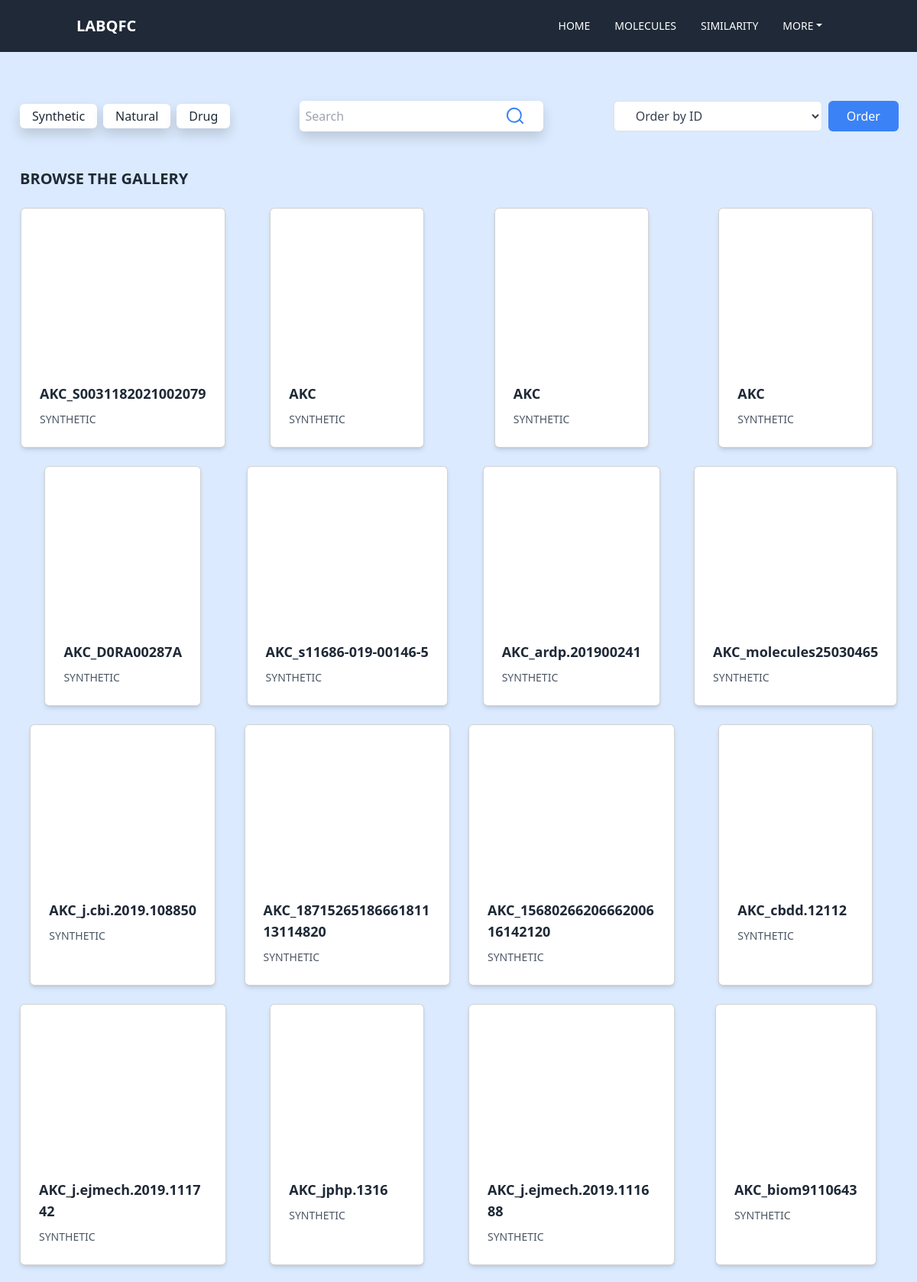
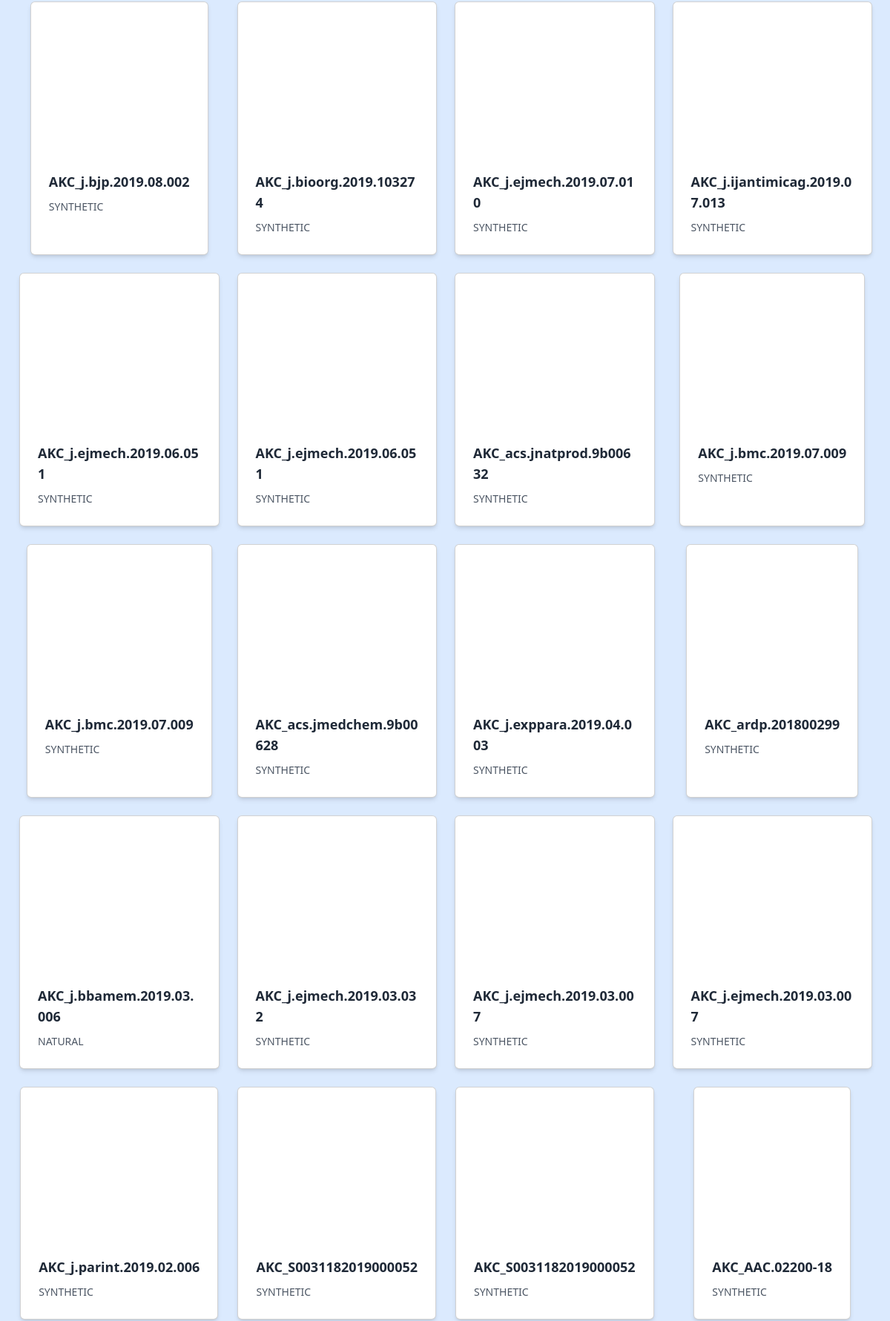
/moleculas/?page=3 (upper part), run on the app's committed database (2 pictures, top to bottom).
### galeria/models.py (models this page shows, shortened)
class similaridade(models.Model):
    OPCOES_CATEGORIA = [
        ("SYNTHETIC", "Synthetic"),
        ("NATURAL", "Natural"),
        ("DRUG", "Drug"),
    ]
    id = models.BigAutoField(auto_created=True, primary_key=True)
    nome = models.CharField(max_length=100, blank=False, default='')
    smile = models.CharField(max_length=300)
    categoria = models.CharField(max_length=100, choices=OPCOES_CATEGORIA, default='')
    sdf = models.FileField(upload_to='sdfs/')
    url = models.URLField(blank=True, null=True)
    observacoes_admin = models.TextField("Observações do Administrador", blank=True, null=True)
    publicada = models.BooleanField(default=False)
    data_mol = models.DateTimeField(default=datetime.now, blank=False)

### galeria/views.py (the view)
# urls.py: path('moleculas/', views.moleculas, name="moleculas"),
def moleculas(request):
    mol_list = similaridade.objects.order_by("id").filter(publicada=True)
    paginator = Paginator(mol_list, 96)  # 96 cards por página
    page_number = request.GET.get('page')
    mol = paginator.get_page(page_number)
    return render(request, 'galeria/moleculas.html',  {"cards": mol})

### Templates/galeria/moleculas.html (shortened to what this page needs)
{% load static %}
<!DOCTYPE html>
<html>
<head>
    <link href="https://cdn.jsdelivr.net/npm/bootstrap@5.3.0-alpha3/dist/css/bootstrap.min.css" rel="stylesheet"
>
    <script src="https://cdn.tailwindcss.com"></script>
</head>
<body class="bg-blue-100">
{% include 'galeria/partials/_menu.html' %}
    <div class="bg-blue-100 py-4 ml-0.5 mt-10">
        <div class="max-w-7xl mx-auto px-6 flex flex-col lg:flex-row justify-between items-center gap-6">
            <div class="flex items-center space-x-4">
                <div class="flex space-x-2">
                    <a href="{% url 'buscar' %}?categoria=Synthetic"
                        class="px-3 py-1 bg-white text-gray-800 rounded-md shadow hover:bg-gray-100">Synthetic</a>
                    <a href="{% url 'buscar' %}?categoria=Natural"
                        class="px-3 py-1 bg-white text-gray-800 rounded-md shadow hover:bg-gray-100">Natural</a>
                    <a href="{% url 'buscar' %}?categoria=Drug"
                        class="px-3 py-1 bg-white text-gray-800 rounded-md shadow hover:bg-gray-100">Drug</a>
                </div>
            </div>
            <div class="flex items-center bg-white shadow rounded-md">
                <form action="{% url 'buscar' %}" class="flex">
                    <input class="p-2 text-gray-800 rounded-l-md focus:outline-none" type="text" name="buscar"
                        placeholder="Search" />
                    <button type="submit" class="px-4 rounded-r-md text-blue-500 hover:text-blue-600">
                        <svg xmlns="http://www.w3.org/2000/svg" class="h-6 w-6" fill="none" viewBox="0 0 24 24"
                            stroke="currentColor">
                            <path stroke-linecap="round" stroke-linejoin="round" stroke-width="2"
                                d="M21 21l-4.35-4.35m0 0a9 9 0 11-12.7-12.7 9 9 0 0112.7 12.7z" />
                        </svg>
                    </button>
                </form>
            </div>
            <form action="{% url 'ordenar_moleculas' %}" method="get" class="flex items-center space-x-2 ml-0.5">
                <select name="ordenacao"
                    class="bg-white border border-gray-300 text-gray-700 h-10 px-4 pr-8 rounded leading-tight focus:outline-none focus:bg-white focus:border-blue-500">
                    <option value="nome">Order by ID</option>
                </select>
                <button type="submit"
                    class="px-4 py-2 bg-blue-500 text-white rounded hover:bg-blue-600 focus:outline-none focus:bg-blue-700">
                    Order
                </button>
            </form>
        </div>
    </div>
    <section class="galeria bg-blue-100 py-4 ml-0.5">
        <div class="max-w-7xl mx-auto px-6">
            <h2 class="text-gray-800 text-xl font-semibold mb-4">BROWSE THE GALLERY</h2>
            <div class="grid grid-cols-1 sm:grid-cols-2 md:grid-cols-3 lg:grid-cols-4 xl:grid-cols-6 gap-6">
                {% if cards %}
                {% for mol in cards %}
                <div class="card bg-white rounded-md shadow-md max-w-xs mx-auto">
                    <a href="{% url 'imagem' mol.id %}">
                        <div id="molViewer_{{ mol.id }}" style="width: 200px; height: 200px; padding-top: 20px;"
                            class="mt-1"></div>
                    </a>
                    <div class="p-4">
                        <p class="text-gray-800 font-semibold text-lg" style="word-break: break-word;">{{ mol.nome }}
                        </p>
                        <div class="flex justify-between items-center mt-2">
                            <p class="text-gray-600 text-sm">{{ mol.categoria }}</p>
                            <img src="{% static '/assets/ícones/1x/favorite_outline.png' %}" alt="ícone de coração"
                                class="w-6 h-6">
                        </div>
                    </div>
                </div>
                {% endfor %}
                {% else %}
                <div class="imagem_texto text-gray-800">
                    <p>Moléculas não encontradas</p>
                </div>
                {% endif %}
            </div>
        </div>
    </section>
</body>
</html>

### data on the page
similaridade: nome "AKC_S0031182021002079", categoria "SYNTHETIC"
similaridade: nome "AKC", categoria "SYNTHETIC"
similaridade: nome "AKC", categoria "SYNTHETIC"
similaridade: nome "AKC", categoria "SYNTHETIC"
similaridade: nome "AKC_D0RA00287A", categoria "SYNTHETIC"
similaridade: nome "AKC_s11686-019-00146-5", categoria "SYNTHETIC"
similaridade: nome "AKC_ardp.201900241", categoria "SYNTHETIC"
similaridade: {{ mol.id }} 200 (drawn), nome "AKC_molecules25030465", categoria "SYNTHETIC"
similaridade: nome "AKC_j.cbi.2019.108850", categoria "SYNTHETIC"
similaridade: nome "AKC_1871526518666181113114820", categoria "SYNTHETIC"
similaridade: nome "AKC_1568026620666200616142120", categoria "SYNTHETIC"
similaridade: nome "AKC_cbdd.12112", categoria "SYNTHETIC"
similaridade: nome "AKC_j.ejmech.2019.111742", categoria "SYNTHETIC"
similaridade: nome "AKC_jphp.1316", categoria "SYNTHETIC"
similaridade: nome "AKC_j.ejmech.2019.111688", categoria "SYNTHETIC"
similaridade: nome "AKC_biom9110643", categoria "SYNTHETIC"
similaridade: nome "AKC_j.bjp.2019.08.002", categoria "SYNTHETIC"
similaridade: nome "AKC_j.bioorg.2019.103274", categoria "SYNTHETIC"
similaridade: nome "AKC_j.ejmech.2019.07.010", categoria "SYNTHETIC"
similaridade: nome "AKC_j.ijantimicag.2019.07.013", categoria "SYNTHETIC"
similaridade: nome "AKC_j.ejmech.2019.06.051", categoria "SYNTHETIC"
similaridade: nome "AKC_j.ejmech.2019.06.051", categoria "SYNTHETIC"
similaridade: nome "AKC_acs.jnatprod.9b00632", categoria "SYNTHETIC"
similaridade: nome "AKC_j.bmc.2019.07.009", categoria "SYNTHETIC"
similaridade: nome "AKC_j.bmc.2019.07.009", categoria "SYNTHETIC"
similaridade: nome "AKC_acs.jmedchem.9b00628", categoria "SYNTHETIC"
similaridade: nome "AKC_j.exppara.2019.04.003", categoria "SYNTHETIC"
similaridade: nome "AKC_ardp.201800299", categoria "SYNTHETIC"
similaridade: nome "AKC_j.bbamem.2019.03.006", categoria "NATURAL"
similaridade: nome "AKC_j.ejmech.2019.03.032", categoria "SYNTHETIC"
similaridade: nome "AKC_j.ejmech.2019.03.007", categoria "SYNTHETIC"
similaridade: nome "AKC_j.ejmech.2019.03.007", categoria "SYNTHETIC"
similaridade: nome "AKC_j.parint.2019.02.006", categoria "SYNTHETIC"
similaridade: nome "AKC_S0031182019000052", categoria "SYNTHETIC"
similaridade: nome "AKC_S0031182019000052", categoria "SYNTHETIC"
similaridade: nome "AKC_AAC.02200-18", categoria "SYNTHETIC"
